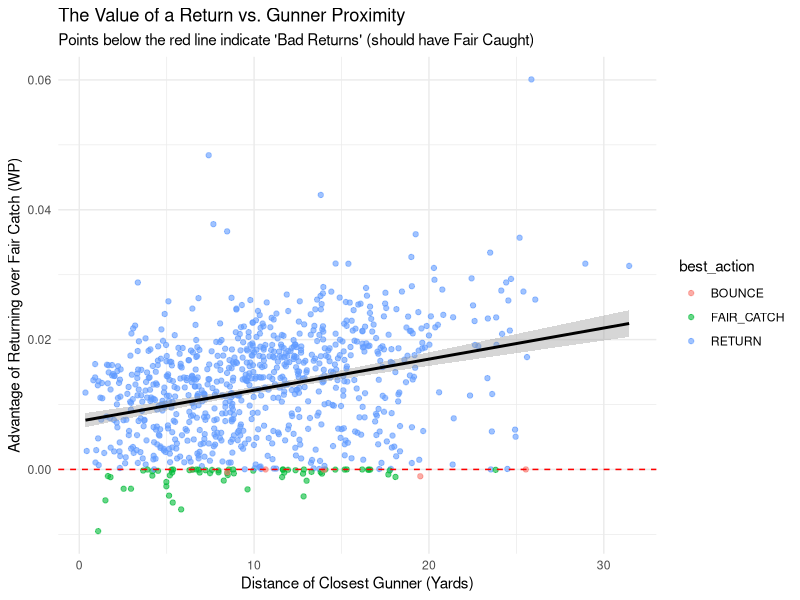

Source code (R):
library(tidyverse)

# Load the decision model results
results <- read_csv("punt_decision_expected_wp.csv")

# Overall Strategy Distribution
# How often does the model recommend each action?
strategy_summary <- results %>%
  count(best_action) %>%
  mutate(pct = n / sum(n) * 100)

print("Recommendation Distribution:")
print(strategy_summary)

# Decision Quality Metric
# Since these were all NON-Fair Catches, how often was that correct?
correct_decision_pct <- mean(results$best_action != "FAIR_CATCH") * 100
message(paste0("Decision Accuracy: ", round(correct_decision_pct, 1), 
               "% of these non-fair catches were mathematically sound."))


# Top 5 Smartest Return Teams
# (Highest average advantage gained over a fair catch)
team_rankings <- results %>%
  group_by(return_team) %>%
  summarise(
    plays = n(),
    avg_edge = mean(adv_return_vs_fc),
    total_wpa_added = sum(adv_return_vs_fc)
  ) %>%
  filter(plays > 5) %>% # Filter for sample size
  arrange(desc(avg_edge))

print("Top 5 Most Efficient Return Teams:")
print(head(team_rankings, 5))


# Visualizing the "Danger Zone"
# This plot shows how Gunner Distance affects the value of a return
ggplot(results, aes(x = closest_gunner_dist, y = adv_return_vs_fc)) +
  geom_point(aes(color = best_action), alpha = 0.6) +
  geom_hline(yintercept = 0, linetype = "dashed", color = "red") +
  geom_smooth(method = "lm", color = "black") +
  labs(
    title = "The Value of a Return vs. Gunner Proximity",
    subtitle = "Points below the red line indicate 'Bad Returns' (should have Fair Caught)",
    x = "Distance of Closest Gunner (Yards)",
    y = "Advantage of Returning over Fair Catch (WP)"
  ) +
  theme_minimal()
